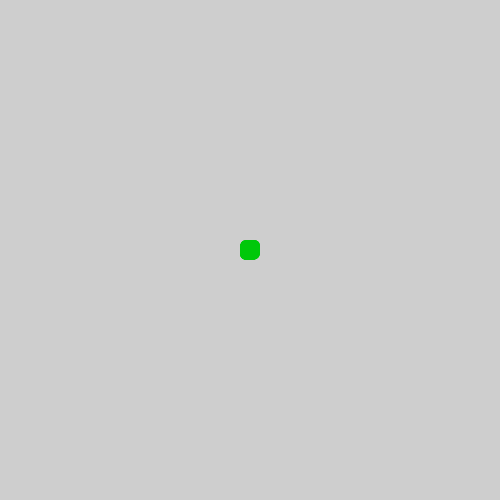
Frame 1 (no input)
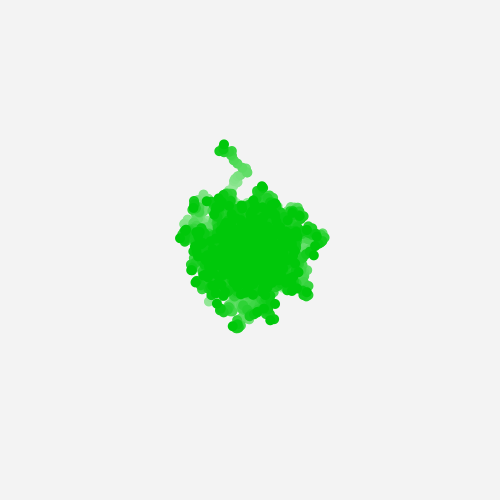
Frame 60 (the mouse pressed at the canvas centre just before this capture)
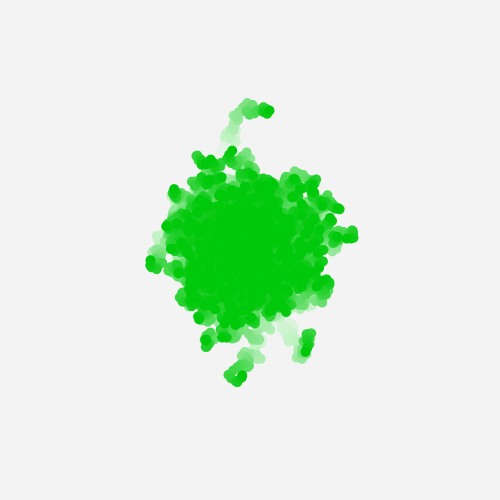
Frame 120 (the mouse held since frame 60 and released just before this capture)

The Processing sketch that drew these frames (run headless with seeded random() and noise(); from frame 60 on, the mouse is pressed at the canvas centre):

// Processing sketch: wieleZarrayBrownDynamicznaPowidoki
// ── wieleZarrayBrownDynamicznaPowidoki.pde
float[] x = new float[500];
float[] y = new float[500];

void setup()
{
  size(500, 500);
  fill(0,200,10);
  int nr = 0;
  while(nr < x.length)
  {
      x[nr] = 250;
      y[nr] = 250;
      nr++;
  }
}

void draw()
{
  fill(255, 10);
  noStroke();
  rect(0, 0, width, height);
  int nr = 0;
  while(nr < x.length)
  {
    x[nr] = x[nr] + random(-5,5); 
    y[nr] = y[nr] + random(-5,5); 
     fill(0,200,10);
    ellipse(x[nr], y[nr], 10, 10);
    nr++; //to samo co nr = nr + 1;
  }
}
